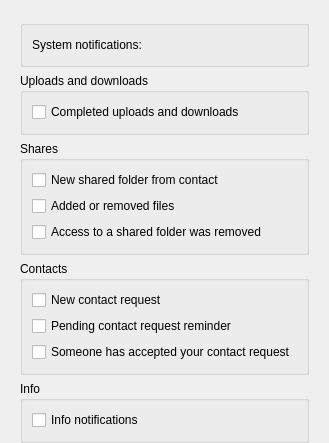
<?xml version="1.0" encoding="UTF-8"?>
<ui version="4.0">
 <class>NotificationsSettings</class>
 <widget class="QWidget" name="NotificationsSettings">
  <property name="geometry">
   <rect>
    <x>0</x>
    <y>0</y>
    <width>289</width>
    <height>432</height>
   </rect>
  </property>
  <property name="windowTitle">
   <string notr="true"/>
  </property>
  <layout class="QVBoxLayout" name="verticalLayout">
   <property name="leftMargin">
    <number>20</number>
   </property>
   <property name="topMargin">
    <number>20</number>
   </property>
   <property name="rightMargin">
    <number>20</number>
   </property>
   <property name="bottomMargin">
    <number>0</number>
   </property>
   <item>
    <widget class="QGroupBox" name="GeneralGroupBox">
     <property name="layoutDirection">
      <enum>Qt::RightToLeft</enum>
     </property>
     <property name="title">
      <string/>
     </property>
     <layout class="QHBoxLayout" name="horizontalLayout">
      <item>
       <widget class="SwitchButton" name="GeneralSwitch" native="true">
        <property name="NotificationType" stdset="0">
         <UInt>0</UInt>
        </property>
       </widget>
      </item>
      <item>
       <spacer name="horizontalSpacer">
        <property name="orientation">
         <enum>Qt::Horizontal</enum>
        </property>
        <property name="sizeHint" stdset="0">
         <size>
          <width>40</width>
          <height>20</height>
         </size>
        </property>
       </spacer>
      </item>
      <item>
       <widget class="QLabel" name="GeneralSwithState">
        <property name="text">
         <string>System notifications:</string>
        </property>
       </widget>
      </item>
     </layout>
    </widget>
   </item>
   <item>
    <widget class="QWidget" name="NotificationSettingCheckboxes" native="true">
     <layout class="QVBoxLayout" name="verticalLayout_6">
      <property name="leftMargin">
       <number>0</number>
      </property>
      <property name="topMargin">
       <number>0</number>
      </property>
      <property name="rightMargin">
       <number>0</number>
      </property>
      <property name="bottomMargin">
       <number>0</number>
      </property>
      <item>
       <widget class="QGroupBox" name="UploadsDownloadsGroupBox">
        <property name="title">
         <string>Uploads and downloads</string>
        </property>
        <layout class="QVBoxLayout" name="verticalLayout_3">
         <property name="bottomMargin">
          <number>10</number>
         </property>
         <item>
          <widget class="QCheckBox" name="CompletedUploadsDownloadsCheck">
           <property name="text">
            <string>Completed uploads and downloads</string>
           </property>
           <property name="NotificationType" stdset="0">
            <UInt>8</UInt>
           </property>
          </widget>
         </item>
        </layout>
       </widget>
      </item>
      <item>
       <widget class="QGroupBox" name="SharesGroupBox">
        <property name="title">
         <string>Shares</string>
        </property>
        <layout class="QVBoxLayout" name="verticalLayout_2">
         <property name="bottomMargin">
          <number>10</number>
         </property>
         <item>
          <widget class="QCheckBox" name="NewSharedCheck">
           <property name="text">
            <string>New shared folder from contact</string>
           </property>
           <property name="NotificationType" stdset="0">
            <UInt>1</UInt>
           </property>
          </widget>
         </item>
         <item>
          <widget class="QCheckBox" name="AddOrRemovedFilesCheck">
           <property name="text">
            <string>Added or removed files</string>
           </property>
           <property name="NotificationType" stdset="0">
            <UInt>2</UInt>
           </property>
          </widget>
         </item>
         <item>
          <widget class="QCheckBox" name="RemovedAccessCheck">
           <property name="text">
            <string>Access to a shared folder was removed</string>
           </property>
           <property name="NotificationType" stdset="0">
            <UInt>3</UInt>
           </property>
          </widget>
         </item>
        </layout>
       </widget>
      </item>
      <item>
       <widget class="QGroupBox" name="ContactsGroupBox">
        <property name="title">
         <string>Contacts</string>
        </property>
        <layout class="QVBoxLayout" name="verticalLayout_4">
         <property name="bottomMargin">
          <number>10</number>
         </property>
         <item>
          <widget class="QCheckBox" name="NewContactCheck">
           <property name="text">
            <string>New contact request</string>
           </property>
           <property name="NotificationType" stdset="0">
            <UInt>4</UInt>
           </property>
          </widget>
         </item>
         <item>
          <widget class="QCheckBox" name="ContactReminderCheck">
           <property name="text">
            <string>Pending contact request reminder</string>
           </property>
           <property name="NotificationType" stdset="0">
            <UInt>5</UInt>
           </property>
          </widget>
         </item>
         <item>
          <widget class="QCheckBox" name="ContactAcceptedCheck">
           <property name="text">
            <string>Someone has accepted your contact request</string>
           </property>
           <property name="NotificationType" stdset="0">
            <UInt>6</UInt>
           </property>
          </widget>
         </item>
        </layout>
       </widget>
      </item>
      <item>
       <widget class="QGroupBox" name="InfoGroupBox">
        <property name="title">
         <string>Info</string>
        </property>
        <layout class="QVBoxLayout" name="verticalLayout_5">
         <property name="bottomMargin">
          <number>10</number>
         </property>
         <item>
          <widget class="QCheckBox" name="DesktopCheck">
           <property name="text">
            <string>Info notifications</string>
           </property>
           <property name="NotificationType" stdset="0">
            <UInt>7</UInt>
           </property>
          </widget>
         </item>
        </layout>
       </widget>
      </item>
     </layout>
    </widget>
   </item>
   <item>
    <spacer name="verticalSpacer_2">
     <property name="orientation">
      <enum>Qt::Vertical</enum>
     </property>
     <property name="sizeHint" stdset="0">
      <size>
       <width>20</width>
       <height>40</height>
      </size>
     </property>
    </spacer>
   </item>
  </layout>
 </widget>
 <customwidgets>
  <customwidget>
   <class>SwitchButton</class>
   <extends>QWidget</extends>
   <header location="global">SwitchButton.h</header>
   <container>1</container>
  </customwidget>
 </customwidgets>
 <resources/>
 <connections/>
</ui>
